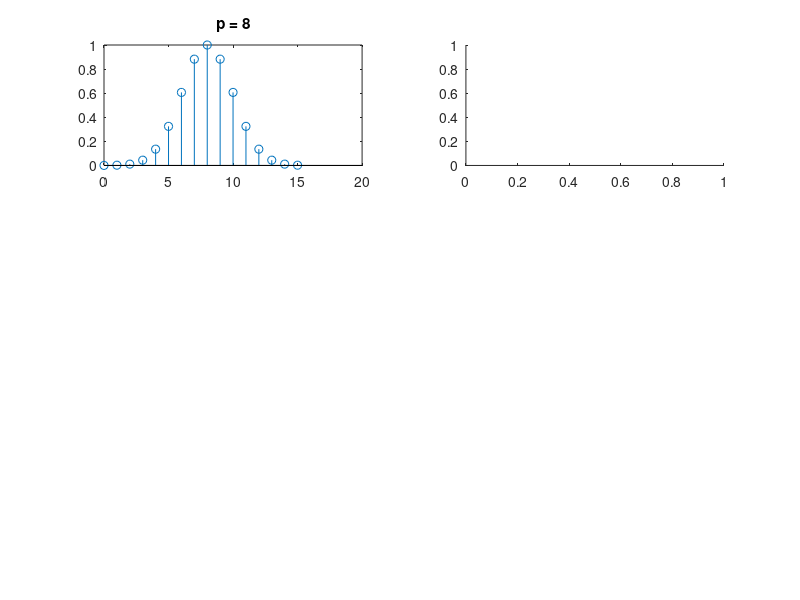

This chart was generated by the following MATLAB code: (Note: this script raises an error after producing the figure.)
xaa = @(n,p,q) exp(-(n-p).^2/q);

q = 8;
n = 0:15;

p_list = [8 13 14];

count = 1;
for p = p_list;
    y = xaa(n,p,q);
    subplot(length(p_list), 2, count*2 - 1);
    stem(n, y);
    title(sprintf('p = %d', p));
    subplot(length(p_list), 2, count*2);
    plotfft(y);
    title('DFT & DTFT');
    count += 1;
endfor
